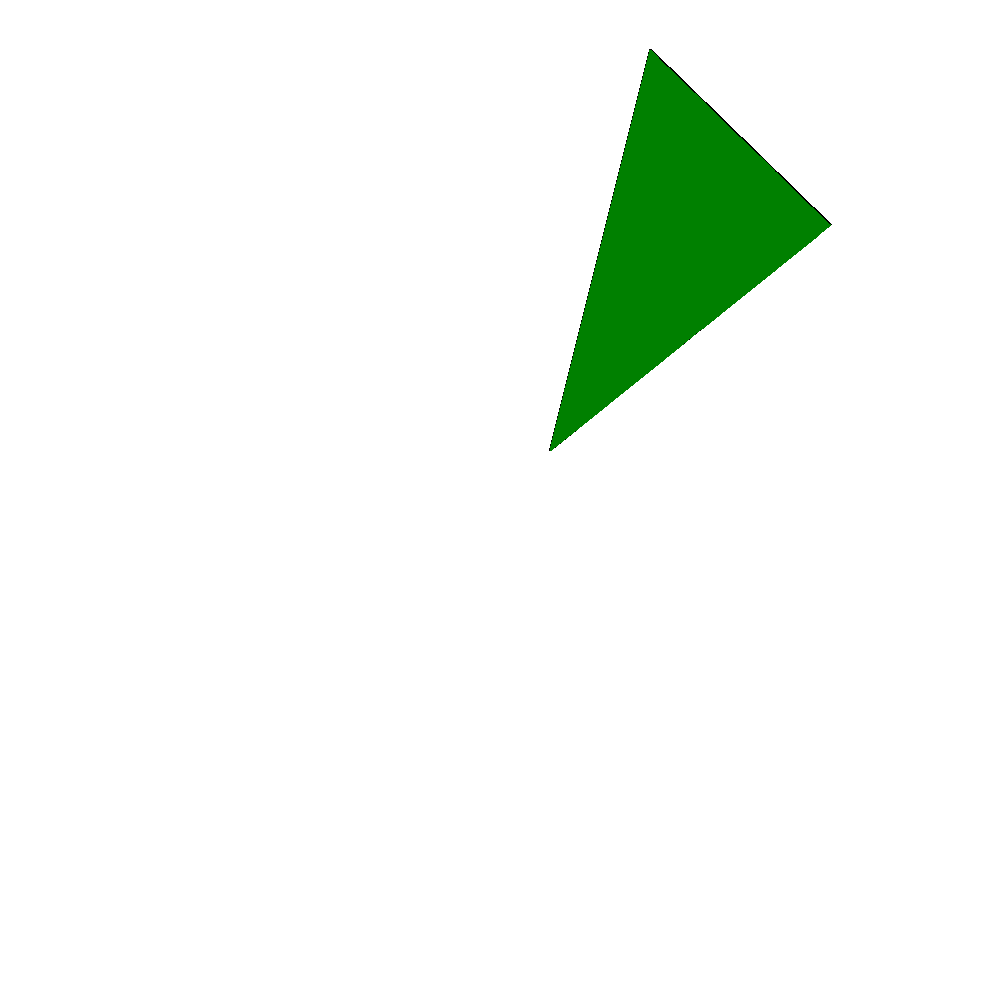

Python code for this plot:
# -------------------------------------------------------
# Created by     : xx
# Filename       : lession2_single_tri.py
# Author         : name
# Created On     : 2025/04/03 17:39
# Last Modified  : 2025/04/03 17:39
# Version        : v1.0
# Description    :
# -------------------------------------------------------

from PIL import Image, ImageDraw


def draw_line_in_range(x0, y0, x1, y1, width, height, draw, color):

    def convert_coordinate(x, y):
        # 将 [-1, 1] 范围的坐标转换为图像像素坐标
        new_x = int((x + 1) / 2 * width)
        new_y = int((1 - y) / 2 * height)
        return new_x, new_y

    # 转换输入的点坐标
    x2, y2 = convert_coordinate(x0, y0)
    x3, y3 = convert_coordinate(x1, y1)

    # 绘制直线
    draw.line((x2, y2, x3, y3), fill=color, width=2)


def swap_vtx_by_y(v0, v1):
    v_tmp = [0, 0]
    if v0[1] > v1[1]:
        v_tmp = v0
        v0 = v1
        v1 = v_tmp
    return v0, v1


def draw_tri_line_sweeping(v0, v1, v2, width, height, draw, color):
    v0, v1 = swap_vtx_by_y(v0, v1)
    v1, v2 = swap_vtx_by_y(v1, v2)
    v0, v1 = swap_vtx_by_y(v0, v1)
    height_2_0 = v2[1]-v0[0]

    for i in range(int(v0[1]*height), int(v1[1]*height)):
        height_1_0 = v1[1]-v0[1]
        alpha = float((i/height-v0[1])/height_2_0)
        beta = float((i/height-v0[1])/height_1_0)
        # a = v0 + (v2-v0)*alpha
        # b = v0 + (v1-v0)*beta
        a = [v0[i] + (v2[i] - v0[i]) * alpha for i in range(len(v0))]
        b = [v0[i] + (v1[i] - v0[i]) * beta for i in range(len(v0))]

        a, b = swap_vtx_by_y(a, b)
        print(a, b)
        draw_line_in_range(a[0], a[1], b[0], b[1], width, height, draw, color)

    for i in range(int(v1[1]*height), int(v2[1]*height)):
        height_1_0 = v2[1]-v1[1]
        alpha = float((i/height-v0[1])/height_2_0)
        beta = float((i/height-v1[1])/height_1_0)
        # a = v0 + (v2-v0)*alpha
        # b = v0 + (v1-v0)*beta
        a = [v0[i] + (v2[i] - v0[i]) * alpha for i in range(len(v0))]
        b = [v1[i] + (v2[i] - v1[i]) * beta for i in range(len(v0))]

        a, b = swap_vtx_by_y(a, b)
        print(a, b)
        draw_line_in_range(a[0], a[1], b[0], b[1], width, height, draw, 'color')


# max(x)==100
# max(y)==100
width = 1000
height = 1000
a = [0.10, 0.10]
b = [0.30, 0.90]
c = [0.66, 0.55]

image = Image.new('RGB', (width, height), 'white')
draw = ImageDraw.Draw(image)


draw_line_in_range(a[0], a[1], b[0], b[1], width, height, draw, 'black')
draw_line_in_range(b[0], b[1], c[0], c[1], width, height, draw, 'black')
draw_line_in_range(c[0], c[1], a[0], a[1], width, height, draw, 'black')
draw_tri_line_sweeping(a, b, c, width, height, draw, 'green')
image.save("lession2_single_tri_sweep_line.png")
